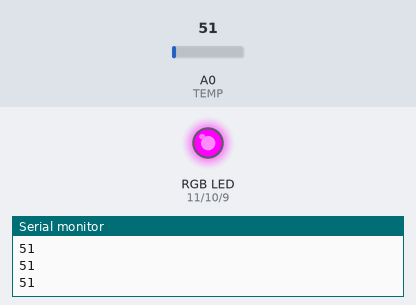
The sketch below on a simulated Arduino Uno, built with avr-gcc and run on an emulated ATmega328P. Parts: an RGB LED mixed from three pins (HIGH = lit), the last lines printed to the serial monitor. The inputs (shaded band) are chosen by the test bench; at power-on: A0 (TEMP) = 51.

Above: at 1.2 s.
1.3 s: A0 (TEMP) set to 142
At 2.5 s:
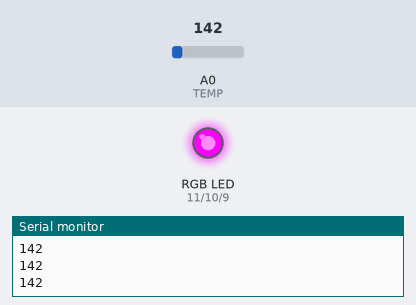
2.8 s: A0 (TEMP) set to 158
At 3.2 s:
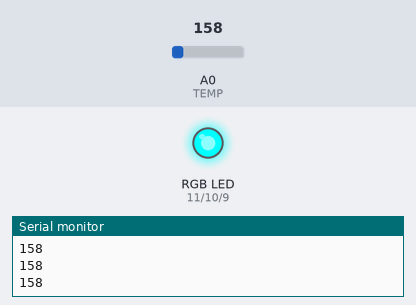
4.3 s: A0 (TEMP) set to 112
At 4.9 s:
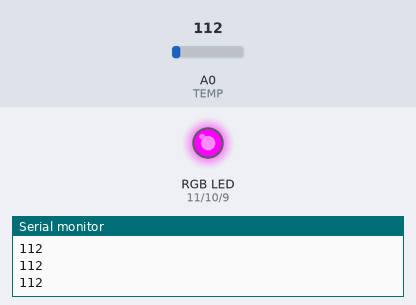
5.8 s: A0 (TEMP) set to 163
At 6.8 s:
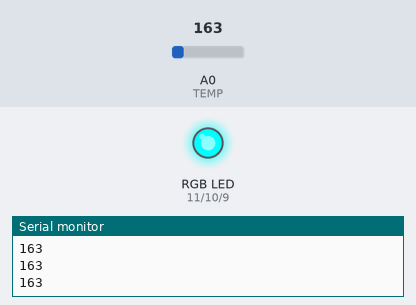
7.3 s: A0 (TEMP) set to 86
At 8.2 s:
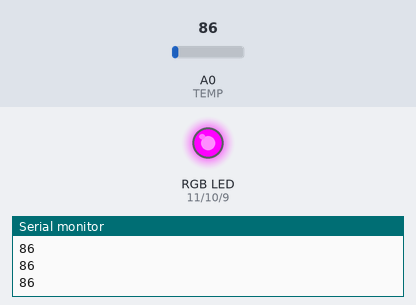
Timing chart, 0 to 9.8 s (numbered marks = the images above; inputs shaded):
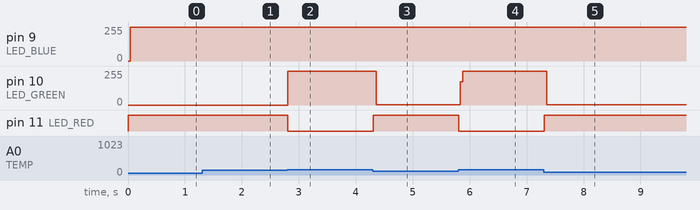

The sketch:

3.2.Temperature.ino
```cpp
#define LED_BLUE 9 //Пин катода синего светодиода
#define LED_GREEN 10 //Пин катода зелёного светодиода
#define LED_RED 11 //Пин катода красного светодиода

#define TEMP A0 // Подключаем вывод датчика температуры к контакту
int LOWER_BOUND = 139; // Нижнее пороговое значение
int UPPER_BOUND = 147; // Верхнее пороговое значение
int val = 0; // Переменная для хранения аналогового значения

void setup() {
  pinMode(LED_BLUE, OUTPUT);
  pinMode(LED_GREEN, OUTPUT);
  pinMode(LED_RED, OUTPUT);
  Serial.begin(9600); //Откроем последовательный порт для общения с микроконтроллером
}

void loop() {
  val = analogRead(TEMP);
  Serial.println(val);
  // Синий
  if (val < LOWER_BOUND) {
    digitalWrite(LED_RED, HIGH);
    digitalWrite(LED_GREEN, HIGH);
    digitalWrite(LED_BLUE, LOW);
  }
  // Красный
  if (val > UPPER_BOUND) {
    digitalWrite(LED_RED, LOW);
    digitalWrite(LED_GREEN, HIGH);
    digitalWrite(LED_BLUE, HIGH);
  }
  //Зелёный
  else {
    digitalWrite(LED_RED, HIGH);
    digitalWrite(LED_GREEN, LOW);
    digitalWrite(LED_BLUE, HIGH);
  }
}
```

Measured:
- the behaviour switches between 147 and 148 on A0 (TEMP) (found by bisection; images 1 and 2)
- after the input at 1.3 s, pin 9 (LED_BLUE): 253/255 → 255/255 at once
- after the input at 2.8 s, pin 10 (LED_GREEN): 0/255 → 255/255 at once; pin 11 (LED_RED): HIGH → LOW at once
- after the input at 4.3 s, pin 10 (LED_GREEN): 255/255 → 1/255 after 0.06 s; pin 11 (LED_RED): LOW → HIGH at once
- after the input at 5.8 s, pin 10 (LED_GREEN): 1/255 → 255/255 at once; pin 11 (LED_RED): HIGH → LOW at once
- after the input at 7.3 s, pin 10 (LED_GREEN): 255/255 → 1/255 after 0.05 s; pin 11 (LED_RED): LOW → HIGH at once
